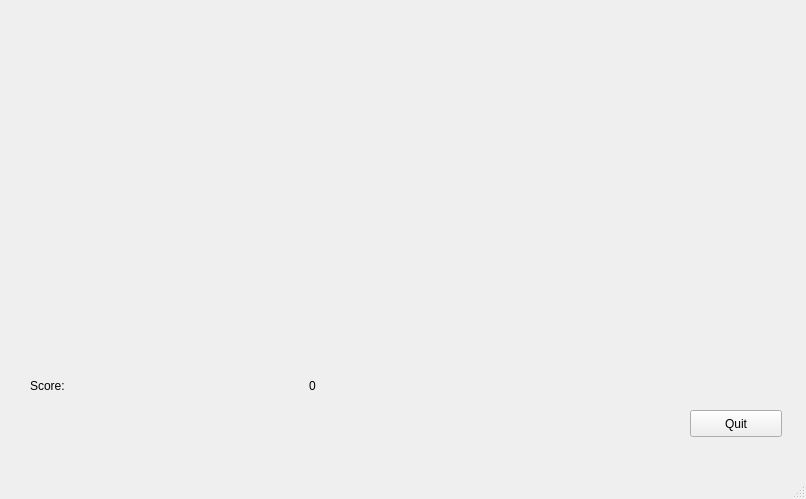
<?xml version="1.0" encoding="UTF-8"?>
<ui version="4.0">
 <class>MainWindow</class>
 <widget class="QMainWindow" name="MainWindow">
  <property name="geometry">
   <rect>
    <x>0</x>
    <y>0</y>
    <width>806</width>
    <height>499</height>
   </rect>
  </property>
  <property name="windowTitle">
   <string>MainWindow</string>
  </property>
  <widget class="QWidget" name="centralwidget">
   <widget class="QPushButton" name="quit">
    <property name="geometry">
     <rect>
      <x>690</x>
      <y>410</y>
      <width>92</width>
      <height>27</height>
     </rect>
    </property>
    <property name="text">
     <string>Quit</string>
    </property>
   </widget>
   <widget class="QWidget" name="verticalLayoutWidget">
    <property name="geometry">
     <rect>
      <x>30</x>
      <y>20</y>
      <width>751</width>
      <height>301</height>
     </rect>
    </property>
    <layout class="QVBoxLayout" name="layout_scene"/>
   </widget>
   <widget class="QWidget" name="gridLayoutWidget">
    <property name="geometry">
     <rect>
      <x>30</x>
      <y>330</y>
      <width>551</width>
      <height>111</height>
     </rect>
    </property>
    <layout class="QGridLayout" name="gridLayout">
     <item row="1" column="1">
      <widget class="QLabel" name="bounces_number">
       <property name="text">
        <string>0</string>
       </property>
      </widget>
     </item>
     <item row="1" column="0">
      <widget class="QLabel" name="label_bounces">
       <property name="text">
        <string>Score:</string>
       </property>
      </widget>
     </item>
    </layout>
   </widget>
  </widget>
  <widget class="QMenuBar" name="menubar">
   <property name="geometry">
    <rect>
     <x>0</x>
     <y>0</y>
     <width>806</width>
     <height>20</height>
    </rect>
   </property>
  </widget>
  <widget class="QStatusBar" name="statusbar"/>
 </widget>
 <resources/>
 <connections/>
</ui>
